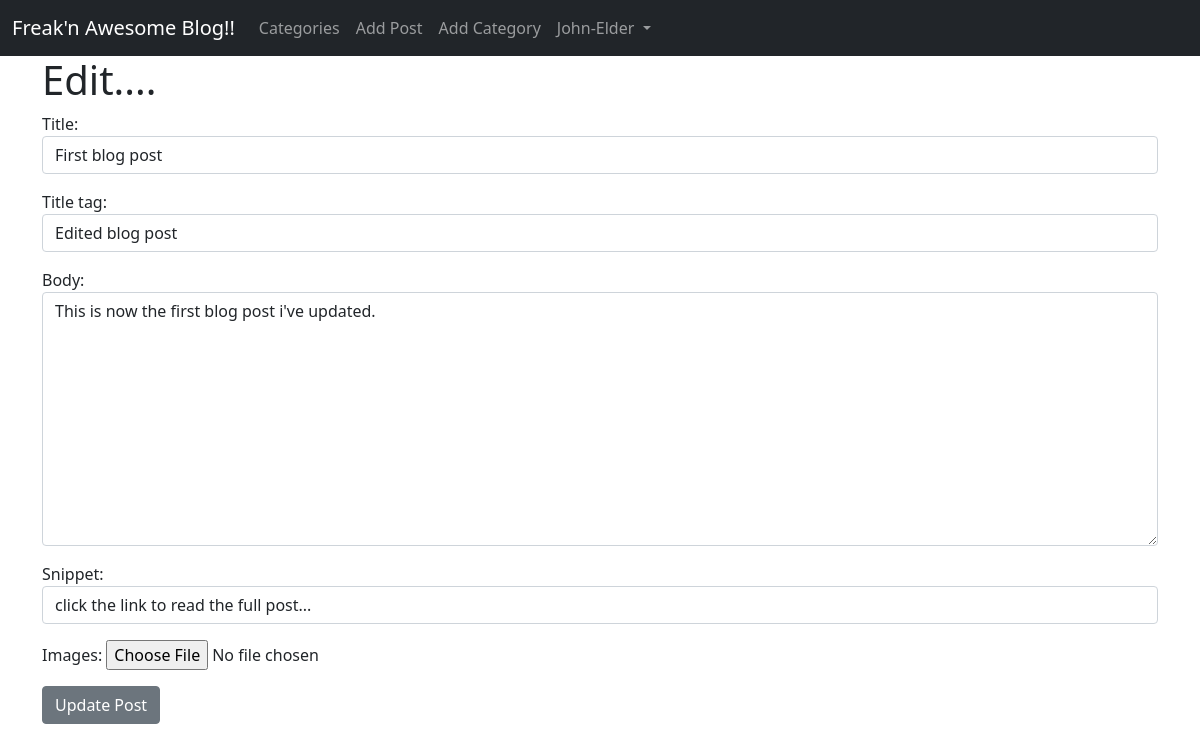
The page /update_post/1 (signed in) on the database its author committed.
### theblog/models.py (models this page shows, shortened)
class Post(models.Model):
    title = models.CharField(max_length=255)
    author = models.ForeignKey(User, on_delete=models.CASCADE)
    body = RichTextField()
    title_tag = models.CharField(max_length=255, null=True, blank=True)
    date_time = models.DateTimeField(auto_now_add=True, null=True, blank=True)
    category = models.CharField(max_length=255, default= '')
    likes = models.ManyToManyField(User, related_name='blogpost_like')
    snippet = models.CharField(max_length=255, default='click the link to read the full post...')
    images = models.ImageField(null= True, blank= True, upload_to='images/')

### theblog/views.py (the view)
# urls.py: path('update_post/<int:pk>', UpdatePostView.as_view(), name= 'update_post'),
class UpdatePostView(UpdateView):
    model = Post
    form_class = UpdatePostForm
    template_name = 'update_post.html'

### theblog/forms.py
class UpdatePostForm(forms.ModelForm):
    class Meta:
        model = Post
        fields = ['title', 'title_tag', 'body','snippet', 'images']
        widgets = {
            'title': forms.TextInput(attrs={'class':'form-control'}),
            'title_tag': forms.TextInput(attrs={'class':'form-control'}),
            'body': forms.Textarea(attrs={'class':'form-control'}),
            'snippet': forms.TextInput(attrs={'class':'form-control'}),
        }

### theblog/templates/update_post.html (shortened to what this page needs)
{% extends 'base.html' %}
 {% block content %}
 {% if user.is_authenticated %}
<h1>Edit....</h1>
 <form method="POST" enctype="multipart/form-data">
    {{ form.as_p }}
    <button type="submit" class="btn btn-secondary">Update Post</button>
 </form>
 {% else %}
      You are not allowed on this page....
 {% endif %}
 {% endblock %}

### theblog/templates/base.html (shortened to what this page needs)
<!doctype html>
<html lang="en">
  <head>
    <link href="https://cdn.jsdelivr.net/npm/bootstrap@5.0.0-beta1/dist/css/bootstrap.min.css" rel="stylesheet">
  </head>
  <body>
    <nav class="navbar navbar-expand-lg navbar-dark bg-dark">
        <div class="container-fluid">
          <a class="navbar-brand" href="{% url 'home' %}"> Freak'n  Awesome Blog!!</a>
          <div class="collapse navbar-collapse" id="navbarSupportedContent">
            <ul class="navbar-nav me-auto mb-2 mb-lg-0">
              {% if cat_menu %}
              <li class="nav-item dropdown">
                <a class="nav-link dropdown-toggle" href="#" id="navbarDropdown" role="button" data-bs-toggle="dropdown" aria-expanded="false">
                  Categories
                </a>
                <ul class="dropdown-menu" aria-labelledby="navbarDropdown">
                  <li>
                    {% for item in cat_menu %}
                        <a class="dropdown-item" href="{% url 'category_body' item|slugify %}">{{ item }} <br/></a>
                    {% endfor %}
                  </li>
                </ul>
              </li>
              {% else %}
              <li class="nav-item">
                <a class="nav-link" href="{% url 'category_list' %}"> Categories</a>
              </li>
              {% endif %}
              {% if user.is_authenticated %}
                <li class="nav-item">
                  <a class="nav-link" href="{% url 'add_post' %}">Add Post</a>
                </li>
                <li class="nav-item">
                  <a class="nav-link" href="{% url 'add_category' %}">Add Category</a>
                </li>
                <li class="nav-item dropdown ">
                  <a class="nav-link dropdown-toggle" href="#" id="navbarDropdown" role="button" data-bs-toggle="dropdown" aria-expanded="false">
                    {{ user.first_name}}-{{ user.last_name}}
                  </a>
                </li>
              {% endif %}
            </ul>
          </div>
        </div>
      </nav>
    <div class="container">
        {% block content%}
        {% endblock %}
    </div>
  </body>
</html>

### rows shown on the page
Post: title "First blog post", title_tag "Edited blog post", body "This is now the first blog post i've updated.", snippet "click the link to read the full post..."

### other values the page prints
{{ user.first_name }} "John"
{{ user.last_name }} "Elder"
